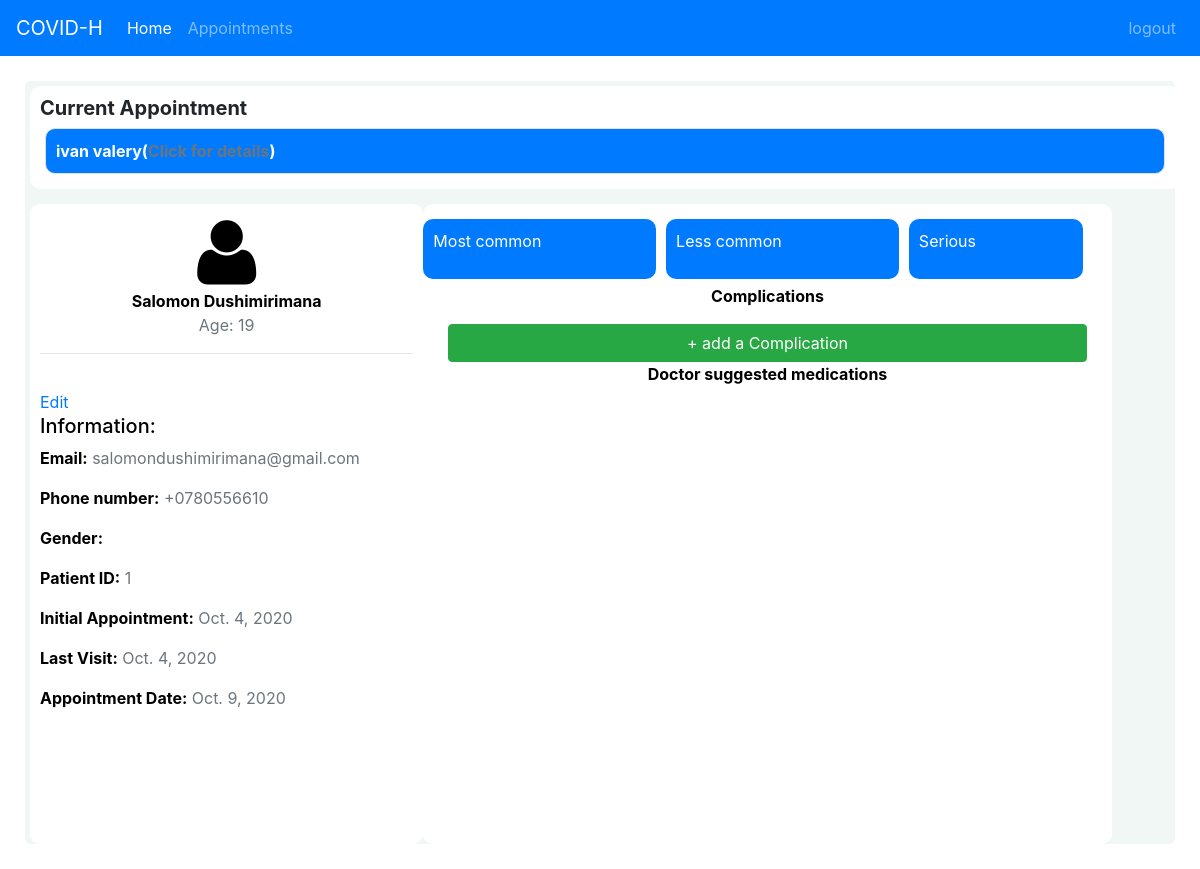
Before: /patients/appointment (signed in) with the older database file.
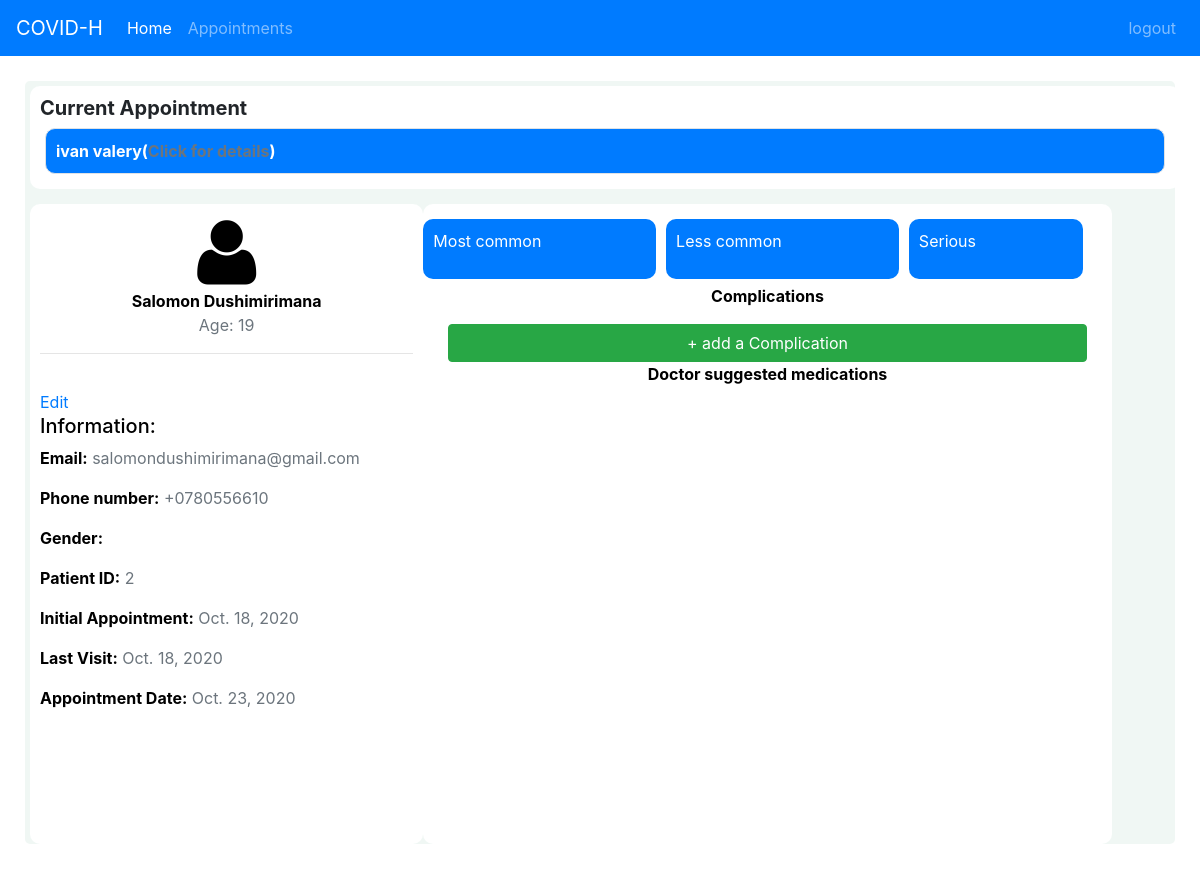
After: the same page with the newer database file.
### common/models.py (models this page shows, shortened)
class Patient(models.Model):
    user = models.ForeignKey(User, on_delete=models.CASCADE, related_name="patient")
    doctor = models.ForeignKey(Doctor, on_delete=models.CASCADE, related_name="patients")
    hospital = models.ForeignKey(Hospital, on_delete=models.CASCADE, related_name="hospital_patients")#FIXME: redudant
    condition = models.CharField(max_length=10)
    symptoms = models.ManyToManyField(Symptom, blank=True)
    asymptomatic = models.BooleanField(default=False)
    complications = models.ManyToManyField(Complication, blank=True)
    appointments = models.ForeignKey(Appointment, on_delete=models.CASCADE, related_name="appointment_patients", blank=True)
    initial_date = models.DateField()
    last_visit = models.DateField()
    previous_possibility = models.FloatField()
    current_possibility = models.FloatField()
    progress = models.FloatField(default=0.0)
    def __str__(self):
        return f"{self.user.first_name} {self.user.last_name}"

class Doctor(models.Model):
    user = models.OneToOneField(User, on_delete=models.CASCADE)
    hospital = models.ForeignKey(Hospital, on_delete=models.CASCADE, related_name="doctors")
    def __str__(self):
        return f"{self.user.first_name} {self.user.last_name}"

class User(AbstractUser):
    phone = models.CharField(max_length=20)
    date_of_birth = models.DateField()
    city = models.CharField(max_length=100)
    country = models.CharField(max_length=100, blank=True)
    is_doctor = models.BooleanField()
    gender = models.CharField(max_length=1, blank=True)

class Appointment(models.Model):
    doctor = models.ForeignKey(Doctor, on_delete=models.CASCADE, related_name="doctor_appointments")
    date = models.DateField()

### patients/views.py (the view, shortened to what this page needs)
# urls.py: path("appointment", views.appointment, name="user_appointment"),
@login_required(redirect_field_name="user_login", login_url="/patients/login")
def appointment(request):
    if request.method == 'GET':
        try:
            patient = Patient.objects.get(user=request.user)
            complications = Complication.objects.all()
        except Appointment.DoesNotExist:
            return render(request, "patients/error.html", {
                "error": "You have no appointments yet"
            })
        except Patient.DoesNotExist:
            raise Http404("Patient matching appointment id not found!")
        patient_age = age_calculation(patient.user.date_of_birth)
        doctor_age = age_calculation(patient.doctor.user.date_of_birth)
        symptoms = patient.symptoms.all()
        arranged_symptoms = arrange_symptoms(symptoms)
        user_appointments = get_appointments(request.user)
        return render(request, "patients/appointment.html", {
            "appointment": patient.appointments,
            "patient": patient,
            "patient_age": patient_age,
            "doctor_age": doctor_age,
            "common": arranged_symptoms[0],
            "less_common": arranged_symptoms[1],
            "serious": arranged_symptoms[2],
            "old_appointments": user_appointments,
            "patient_complications": patient.complications.all(),
            "complications": complications
        })

### common/models.py (called while the page is built)
    def __str__(self):
        return f"{self.name}"

    def __str__(self):
        return f"{self.name}"

### patients/functions.py (called while the page is built, shortened)
def age_calculation(birthdate):
    today = date.today()
    age =  today.year - birthdate.year - ((today.month, today.day) < (birthdate.month, birthdate.day))
    return age

def arrange_symptoms(symptoms):
    common = []
    less_common = []
    serious = []
    return [common, less_common, serious]

def get_appointments(user):
    try:
        appointments = Appointment.objects.order_by("-date")
    except Appointment.DoesNotExist:
        raise Http404("Appointments not found")
    user_appointments = []
    for appointment in appointments:
        if appointment.get_patient == user:
            user_appointments.append(appointment)
    return user_appointments

### patients/templates/patients/appointment.html (shortened to what this page needs)
{% extends "patients/layout.html" %}
{% block body %}
<div class="appointment-page">
    <div id="checkup-appointment">
        <div id="appointment" class="col-lg-12">
            <h5><b>Current Appointment</b></h5>
            <div type="button" data-toggle="modal" data-target="#exampleModalLong0" id="appointment-doctor" class='border bg-primary' style="color: white"><b>{{patient.doctor}}(<span class="text-muted">Click for details</span>)</b></div>
                                {% load static %}
        </div>
        <div class="row">
            <div id="person" class="col-lg-4">
                <div id="user" class="center">
                    {% load static %}
                    <img src="{% static 'patients/img/u.png' %}" alt="" width="75" height="75">
                    <article><b>{{patient}}</b></article>
                    <div class="text-muted">Age: {{patient_age}}</div>
                </div>
                <hr>
                <div id="information"><span><a id="edit-user-information" href="javascript:void(0)">Edit</a></span>
                    <h5>Information:</h5>
                    <div id="updatable-info">
                        <p><b>Email:</b> <span id="user-email" class="text-muted">{{patient.user.email}}</span></p>
                        <p><b>Phone number:</b>  <span id="user-phone" class="text-muted">+{{patient.user.phone}}</span></p>
                        <p><b>Gender:</b> </p>
                    </div>
                    <p><b>Patient ID:</b>  <span id="patient-id" class="text-muted">{{patient.id}}</span></p>
                    <p><b>Initial Appointment:</b>  <span class="text-muted">{{patient.initial_date}}</span></p>
                    <p><b>Last Visit:</b>  <span class="text-muted">{{patient.last_visit}}</span></p>
                    <p><b>Appointment Date:</b>  <span class="text-muted">{{appointment.date}}</span></p>
                </div>
            </div>
            <div id="details" class="col-lg-7">
                <div id="symptoms" class="row">
                    <div class="col-lg-4 bg-primary">
                        <p style="color: white">Most common</p>
                    </div>
                    <div class="col-lg-4 bg-primary">
                        <p style="color: white">Less common</p>
                    </div>
                    <div class="col-lg-3 bg-primary">
                        <p style="color: white">Serious</p>
                    </div>
                </div>
                <p class="center"><b>Complications</b></p>
                <div id="add-complication">
                    <div class="col-lg-12">
                        <button type="button" class="btn btn-success add" data-toggle="modal" data-target="#exampleModalLong">+ add a Complication</button>
                    </div>
                </div>
                <p class="center"><b>Doctor suggested medications</b></p>
            </div>
        </div>
    </div>
</div>
{% endblock %}

### patients/templates/patients/layout.html (shortened to what this page needs)
{% load static %}
<!DOCTYPE html>
<html lang="en">
    <head>
        <link rel="stylesheet" href="{% static 'patients/css/design.css' %}">
        <link rel="stylesheet" href="https://stackpath.bootstrapcdn.com/bootstrap/4.4.1/css/bootstrap.min.css">
        <nav class="navbar navbar-expand-lg navbar-dark bg-primary">
            <a class="navbar-brand" href="#">COVID-H</a>
            <div class="navbar-collapse" id="navbarSupportedContent">
              <ul class="navbar-nav mr-auto">
                {% if user.is_authenticated %}
                <li class="nav-item active">
                    <a class="nav-link" href="{% url 'patients' %}">Home <span class="sr-only">(Patient)</span></a>
                </li>
                <li>
                    <a class="nav-link" href="{% url 'user_appointment' %}">Appointments</a>
                </li>
                {% endif %}
              </ul>
              <ul class="navbar-nav">
                {% if user.is_authenticated %}
                <li class="nav-item">
                    <a href="{% url 'user_logout' %}" class="nav-link">logout</a>
                </li>
                {% endif %}
              </ul>
            </div>
        </nav>
    </head>
    <body>
        {% block body %}
        {% endblock %}
    </body>
</html>

### patients/static/patients/css/design.css (style rules this page uses)
.row > div { background-color: white; border-radius: 10px; color: black; padding: 10px; margin-top: 10px; }
.center { text-align: center; }
body { background-color: rgb(209, 230, 214); }
#checkup-appointment { background-color: rgb(240, 247, 244); margin: 20px; border-radius: 10px; border: 5px solid white; }
#person { display: block; background-color: white; border-radius: 10px; height: 80vh; margin-left: 20px; }
#symptoms div { background-color: white; margin: 5px; padding: 10px; border-radius: 10px; }
#appointment-doctor, #appointment, #complications div { background-color: white; margin: 5px; padding: 10px; border-radius: 10px; }
#information { padding-top: 20px; }
.add { width: 100%; }
.near-app, #appointment-doctor, #appointment { background-color: white; margin: 5px; padding: 10px; border-radius: 10px; }

Changed rows visible on the page:
removed Patient: doctor "ivan valery", user.last_name "Salomon Dushimirimana", user.email "salomondushimirimana@gmail.com", user.phone "0780556610", id "1", initial_date "Oct. 4, 2020", last_visit "Oct. 4, 2020"
no longer on this page (row unchanged): Appointment: date "Oct. 9, 2020"
added Patient: doctor "ivan valery", user.last_name "Salomon Dushimirimana", user.email "salomondushimirimana@gmail.com", user.phone "0780556610", id "2", initial_date "Oct. 18, 2020", last_visit "Oct. 18, 2020"
added Appointment: date "Oct. 23, 2020"
